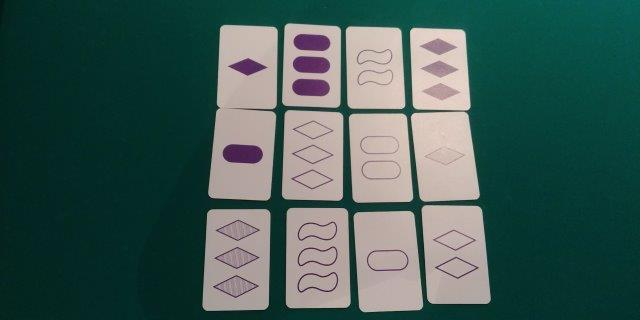
#> input picture dataset/only-blue/20190616_091457_HDR.jpg, 640 x 320 px
$ python -i colour_detector.py   (imports and definitions only)
#> lines starting #> are read from the running program, lines starting #| are printed output that depends on the picture; after the words box and inside, x2 and y2 are one past the last pixel; in counts of white or black regions, pixels touching at a corner belong together
#> further down, picture is the input picture: shape (320, 640, 3); mean B, G, R 84.8, 90, 63
import operator

from sklearn.cluster import KMeans
import cv2
import numpy as np


def non_white_pixels(image):
    lab = cv2.cvtColor(image, cv2.COLOR_BGR2LAB)
#> lab: shape (320, 640, 3); mean of channels 0, 1, 2 90.4, 118.3, 128.8
    (l, _, _) = cv2.split(lab)
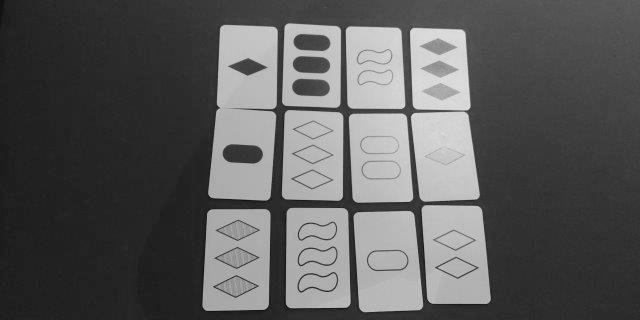
#> l: shape (320, 640); min 0, max 235, mean 90.4
    _, thresh = cv2.threshold(l, 180, 255, cv2.THRESH_BINARY)
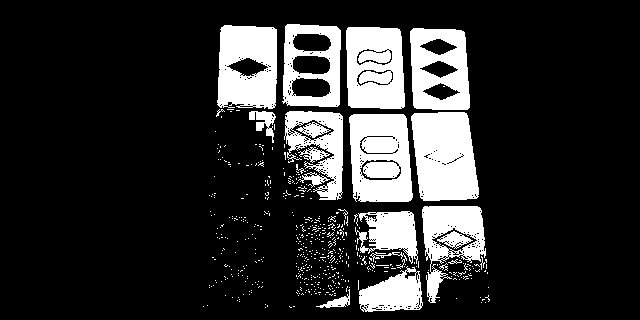
#> thresh: shape (320, 640); 18% white; 524 white regions (501 under 20 px), largest, box (x1, y1, x2, y2) and area: (411, 112, 479, 201) 5055, (349, 114, 413, 202) 4795, (346, 27, 405, 109) 4300
    return cv2.bitwise_not(thresh)


# [79 lines left out: functions hue_to_colour, transform_point, average_pixel, identify, identify_all_with_kmeans, not called in this run]


def translate_labels(k_mean_labels):
    return [translate_to_readable_label(label) for label in k_mean_labels]


# [8 lines left out: function translate_to_readable_label, not called in this run]

>>> import cv2
>>> picture = cv2.imread('../../dataset/only-blue/20190616_091457_HDR.jpg')
>>> result = non_white_pixels(picture)

$ run again, on dataset/only-blue/20190616_091615_HDR.jpg
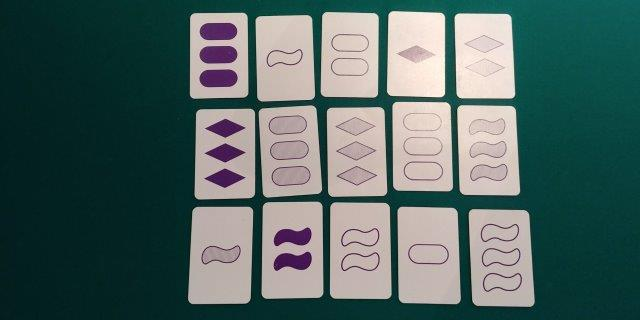
#> input picture dataset/only-blue/20190616_091615_HDR.jpg, 640 x 320 px
#> picture is the input picture: shape (320, 640, 3); mean B, G, R 98.6, 101.6, 80.7
#> lab: shape (320, 640, 3); mean of channels 0, 1, 2 102.6, 120.8, 127.8
#> in non_white_pixels, `(l, _, _) = cv2.split(lab)`:
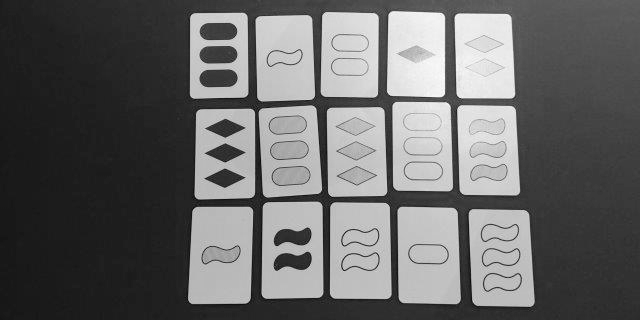
#> l: shape (320, 640); min 3, max 254, mean 102.6
#> in non_white_pixels, `_, thresh = cv2.threshold(l, 180, 255, cv2.THRESH_BINARY)`:
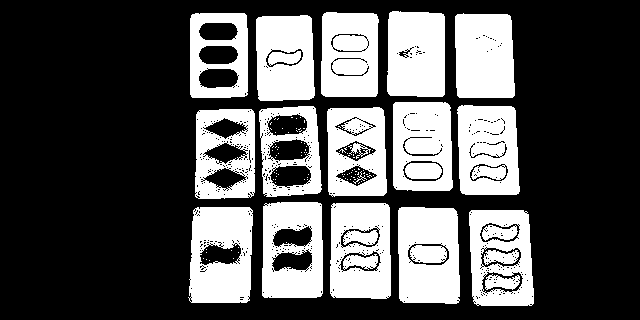
#> thresh: shape (320, 640); 33% white; 115 white regions (90 under 20 px), largest, box (x1, y1, x2, y2) and area: (188, 207, 253, 303) 5047, (398, 207, 460, 304) 4978, (457, 105, 520, 195) 4921

$ run again, on dataset/only-blue/20190616_091618_HDR.jpg
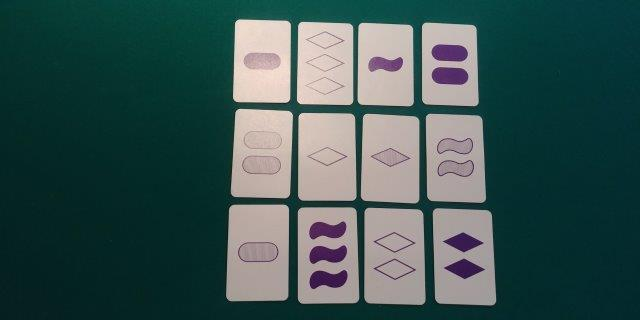
#> input picture dataset/only-blue/20190616_091618_HDR.jpg, 640 x 320 px
#> picture is the input picture: shape (320, 640, 3); mean B, G, R 82.1, 84, 58.8
#> lab: shape (320, 640, 3); mean of channels 0, 1, 2 84.1, 119.5, 126.8
#> in non_white_pixels, `(l, _, _) = cv2.split(lab)`:
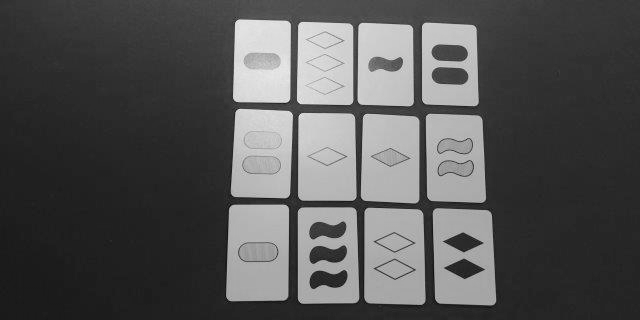
#> l: shape (320, 640); min 3, max 241, mean 84.1
#> in non_white_pixels, `_, thresh = cv2.threshold(l, 180, 255, cv2.THRESH_BINARY)`:
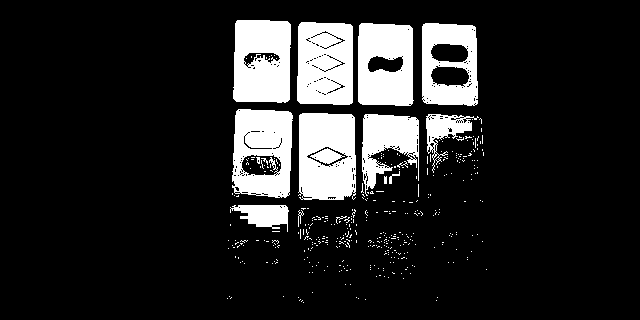
#> thresh: shape (320, 640); 14.8% white; 404 white regions (389 under 20 px), largest, box (x1, y1, x2, y2) and area: (233, 20, 291, 103) 4324, (298, 113, 356, 200) 4321, (297, 22, 353, 105) 4291
